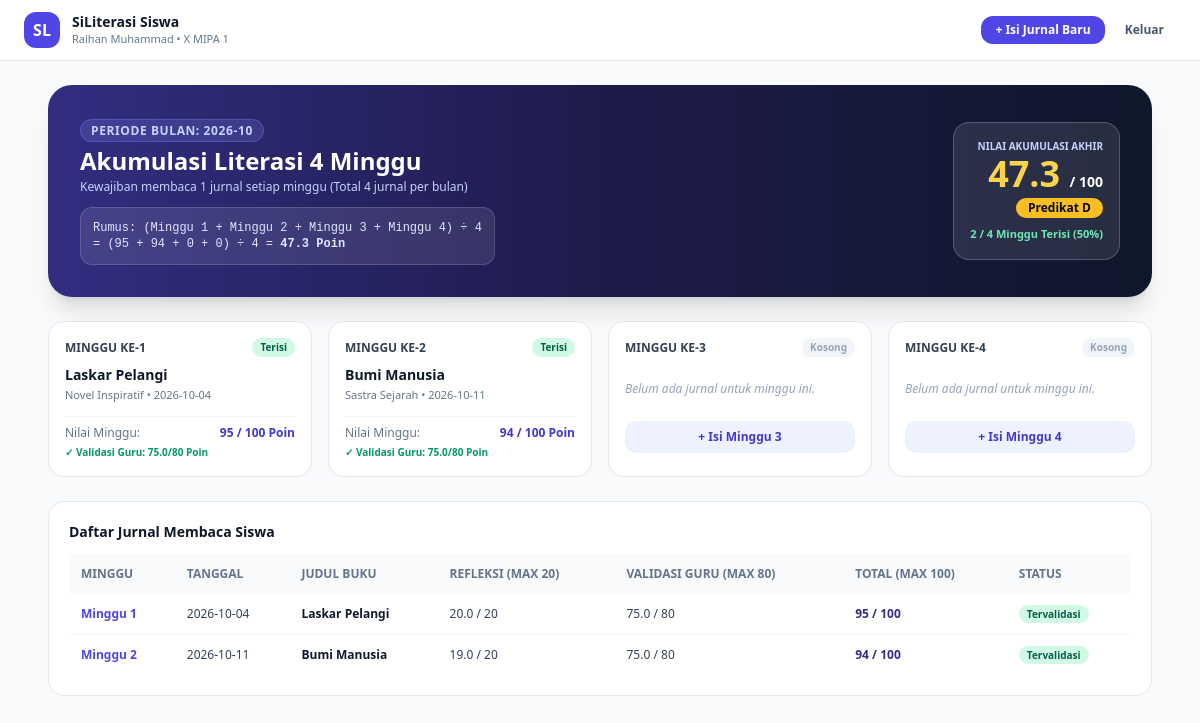
The app's page /siswa/dashboard.php (signed in) with its own data.
### tables this page shows
CREATE TABLE `teacher_validations` (
  `id` VARCHAR(60) NOT NULL,
  `entry_id` VARCHAR(60) NOT NULL UNIQUE,
  `teacher_id` VARCHAR(50) NOT NULL,
  `teacher_name` VARCHAR(150) NOT NULL,
  `teacher_nip` VARCHAR(30) NULL,
  `validation_score` DECIMAL(4,1) NOT NULL COMMENT 'Maksimal 80 poin (Check: 0 <= score <= 80)',
  `feedback_notes` TEXT NOT NULL,
  `status` ENUM('validated', 'needs_revision') NOT NULL DEFAULT 'validated',
  `validated_at` DATETIME NOT NULL,
  `created_at` TIMESTAMP DEFAULT CURRENT_TIMESTAMP,
  PRIMARY KEY (`id`),
  CONSTRAINT `fk_val_entry` FOREIGN KEY (`entry_id`) REFERENCES `literacy_entries` (`id`) ON DELETE CASCADE,
  CONSTRAINT `fk_val_teacher` FOREIGN KEY (`teacher_id`) REFERENCES `users` (`id`) ON DELETE CASCADE,
  CONSTRAINT `chk_validation_score_range` CHECK (`validation_score` >= 0 AND `validation_score` <= 80)
);

CREATE TABLE `literacy_entries` (
  `id` VARCHAR(60) NOT NULL,
  `student_id` VARCHAR(50) NOT NULL,
  `student_name` VARCHAR(150) NOT NULL,
  `student_nisn` VARCHAR(30) NULL,
  `student_kelas` ENUM('10', '11', '12') NOT NULL,
  `student_rombel` VARCHAR(60) NOT NULL,
  `academic_year` VARCHAR(20) NOT NULL DEFAULT '2026/2027',
  `semester` ENUM('Ganjil', 'Genap') NOT NULL DEFAULT 'Ganjil',
  `book_title` VARCHAR(255) NOT NULL,
  `reading_category` VARCHAR(100) NOT NULL,
  `literacy_type` ENUM('Non Mapel', 'Kitab Suci') NOT NULL DEFAULT 'Non Mapel',
  `pages_read` VARCHAR(100) NOT NULL,
  `duration_minutes` INT NOT NULL DEFAULT 15,
  `summary` TEXT NOT NULL,
  `moral_value` TEXT NOT NULL,
  `photo_url` TEXT NULL,
  `date` DATE NOT NULL,
  `week_number` TINYINT NOT NULL COMMENT 'Minggu ke 1-4 dalam bulan kalender',
  `month_key` VARCHAR(7) NOT NULL COMMENT 'Format YYYY-MM contoh: 2026-10',
  `peer_discussion` TINYINT(1) NOT NULL DEFAULT 0,
  `peer_discussion_notes` TEXT NULL,
  `reflection_q1` TINYINT NOT NULL DEFAULT 5 COMMENT 'Skor 1-5 (Pemahaman pesan utama)',
  `reflection_q2` TINYINT NOT NULL DEFAULT 5 COMMENT 'Skor 1-5 (Nilai kebaikan)',
  `reflection_q3` TINYINT NOT NULL DEFAULT 5 COMMENT 'Skor 1-5 (Dorongan perilaku positif)',
  `reflection_q4` TINYINT NOT NULL DEFAULT 5 COMMENT 'Skor 1-5 (Kesadaran diri)',
  `reflection_score` DECIMAL(4,1) NOT NULL DEFAULT 20.0 COMMENT 'Maksimal 20 poin',
  `total_final_score` DECIMAL(5,1) NULL COMMENT 'Maksimal 100 poin (Refleksi + Validasi Guru)',
  `is_late_submission` TINYINT(1) NOT NULL DEFAULT 0,
  `late_reason` VARCHAR(255) NULL,
  `system_input_date` DATETIME DEFAULT CURRENT_TIMESTAMP,
  `created_at` TIMESTAMP DEFAULT CURRENT_TIMESTAMP,
  PRIMARY KEY (`id`),
  CONSTRAINT `fk_entries_student` FOREIGN KEY (`student_id`) REFERENCES `users` (`id`) ON DELETE CASCADE,
  INDEX `idx_entries_student_month_week` (`student_id`, `month_key`, `week_number`),
  INDEX `idx_entries_rombel` (`student_rombel`),
  INDEX `idx_entries_date` (`date`)
);

### auth/session_check.php (called while the page is built, shortened)
<?php
function getCurrentUser() {
    return $_SESSION['user'] ?? null;
}
?>

### config/database.php (called while the page is built, shortened)
<?php
function getPredicateFromScore($score) {
    return 'D';
}
?>

### siswa/dashboard.php (the view, shortened to what this page needs)
<?php
require_once __DIR__ . '/../auth/session_check.php';
require_once __DIR__ . '/../config/database.php';
$currentUser = getCurrentUser();
$pdo = getDBConnection();
$now = new DateTime();
$currentMonthKey = $now->format('Y-m');
$selectedMonth = $_GET['month'] ?? $currentMonthKey;
$stmt = $pdo->prepare("
    SELECT e.*, v.validation_score, v.feedback_notes, v.status AS validation_status, v.teacher_name
    FROM literacy_entries e
    LEFT JOIN teacher_validations v ON e.id = v.entry_id
    WHERE e.student_id = :sid AND e.month_key = :mkey
    ORDER BY e.date ASC
");
$stmt->execute(['sid' => $currentUser['id'], 'mkey' => $selectedMonth]);
$entries = $stmt->fetchAll();
$weeks = [1 => null, 2 => null, 3 => null, 4 => null];
foreach ($entries as $e) {
    $w = (int)$e['week_number'];
    if ($w >= 1 && $w <= 4 && !isset($weeks[$w])) {
        $weeks[$w] = $e;
    }
}
$wScores = [1 => 0, 2 => 0, 3 => 0, 4 => 0];
$completedWeeksCount = 0;
foreach ([1, 2, 3, 4] as $w) {
    if (!empty($weeks[$w])) {
        $completedWeeksCount++;
        $self = (float)$weeks[$w]['reflection_score'];
        $val = isset($weeks[$w]['validation_score']) ? (float)$weeks[$w]['validation_score'] : 0;
        $wScores[$w] = min(100, $self + $val);
    }
}
$sum4 = $wScores[1] + $wScores[2] + $wScores[3] + $wScores[4];
$autoAccumulatedScore = round(($sum4 / 4) * 10) / 10;
$predicate = getPredicateFromScore($autoAccumulatedScore);
?>
<!DOCTYPE html>
<html lang="id">
<head>
  <script src="https://cdn.tailwindcss.com"></script>
</head>
<body class="bg-slate-50 min-h-screen text-slate-800">
  <nav class="bg-white border-b border-slate-200 px-4 py-3 sticky top-0 z-30 shadow-xs">
    <div class="max-w-6xl mx-auto flex items-center justify-between">
      <div class="flex items-center gap-3">
        <span class="w-9 h-9 rounded-xl bg-indigo-600 text-white font-black flex items-center justify-center">SL</span>
        <div>
          <h1 class="font-extrabold text-sm text-slate-900 leading-tight">SiLiterasi Siswa</h1>
          <p class="text-[11px] text-slate-500"><?= htmlspecialchars($currentUser['name']) ?> &bull; <?= htmlspecialchars($currentUser['rombel']) ?></p>
        </div>
      </div>
      <div class="flex items-center gap-2">
        <a href="tambah_jurnal.php" class="px-3.5 py-1.5 rounded-xl text-xs font-bold bg-indigo-600 hover:bg-indigo-700 text-white shadow-xs transition">
          + Isi Jurnal Baru
        </a>
        <a href="../auth/logout.php" class="px-3 py-1.5 rounded-xl text-xs font-semibold text-slate-600 hover:bg-slate-100 transition">
          Keluar
        </a>
      </div>
    </div>
  </nav>
  <div class="max-w-6xl mx-auto p-4 sm:p-6 space-y-6">
    <div class="bg-gradient-to-r from-indigo-900 via-indigo-950 to-slate-900 text-white rounded-3xl p-6 sm:p-8 shadow-xl">
      <div class="flex flex-col md:flex-row md:items-center justify-between gap-4">
        <div>
          <span class="px-2.5 py-0.5 rounded-full text-xs font-bold bg-indigo-400/20 text-indigo-200 border border-indigo-400/30 uppercase tracking-wider">
            Periode Bulan: <?= htmlspecialchars($selectedMonth) ?>
          </span>
          <h2 class="text-2xl font-black text-white mt-1">Akumulasi Literasi 4 Minggu</h2>
          <p class="text-xs text-indigo-200 mt-0.5">Kewajiban membaca 1 jurnal setiap minggu (Total 4 jurnal per bulan)</p>
          <div class="mt-3 bg-white/10 p-3 rounded-xl border border-white/15 text-xs text-indigo-100 font-mono">
            Rumus: (Minggu 1 + Minggu 2 + Minggu 3 + Minggu 4) ÷ 4<br>
            = (<?= $wScores[1] ?> + <?= $wScores[2] ?> + <?= $wScores[3] ?> + <?= $wScores[4] ?>) ÷ 4 = <strong><?= $autoAccumulatedScore ?> Poin</strong>
          </div>
        </div>
        <div class="bg-white/10 backdrop-blur-xs p-4 rounded-2xl border border-white/20 text-center md:text-right shrink-0">
          <span class="text-[10px] uppercase font-bold text-indigo-200 block">Nilai Akumulasi Akhir</span>
          <div class="text-4xl font-black text-amber-300"><?= $autoAccumulatedScore ?> <span class="text-sm font-semibold text-white">/ 100</span></div>
          <span class="inline-block mt-1 px-3 py-0.5 rounded-full text-xs font-black bg-amber-400 text-slate-950">
            Predikat <?= $predicate ?>
          </span>
          <div class="text-[11px] text-emerald-300 mt-2 font-bold">
            <?= $completedWeeksCount ?> / 4 Minggu Terisi (<?= $completedWeeksCount * 25 ?>%)
          </div>
        </div>
      </div>
    </div>
    <div class="grid grid-cols-1 sm:grid-cols-2 lg:grid-cols-4 gap-4">
      <?php foreach ([1, 2, 3, 4] as $w):
        $e = $weeks[$w];
        $isFilled = !empty($e);
      ?>
        <div class="bg-white rounded-2xl border border-slate-200 p-4 shadow-xs flex flex-col justify-between">
          <div>
            <div class="flex items-center justify-between mb-2">
              <span class="font-black text-xs text-slate-700 uppercase">Minggu ke-<?= $w ?></span>
              <span class="px-2 py-0.5 rounded-full text-[10px] font-bold <?= $isFilled ? 'bg-emerald-100 text-emerald-800' : 'bg-slate-100 text-slate-400' ?>">
                <?= $isFilled ? 'Terisi' : 'Kosong' ?>
              </span>
            </div>
            <?php if ($isFilled): ?>
              <h4 class="font-bold text-sm text-slate-900 truncate"><?= htmlspecialchars($e['book_title']) ?></h4>
              <p class="text-[11px] text-slate-500 mt-0.5"><?= htmlspecialchars($e['reading_category']) ?> &bull; <?= $e['date'] ?></p>
              <div class="mt-3 pt-2 border-t border-slate-100 text-xs flex items-center justify-between">
                <span class="text-slate-500">Nilai Minggu:</span>
                <span class="font-black text-indigo-700"><?= $wScores[$w] ?> / 100 Poin</span>
              </div>
              <?php if (!empty($e['validation_score'])): ?>
                <div class="text-[10px] text-emerald-600 mt-1 font-semibold">
                  ✓ Validasi Guru: <?= $e['validation_score'] ?>/80 Poin
                </div>
              <?php else: ?>
                <div class="text-[10px] text-amber-600 mt-1 font-semibold">
                  ⏳ Menunggu validasi guru
                </div>
              <?php endif; ?>
            <?php else: ?>
              <p class="text-xs text-slate-400 italic py-4">Belum ada jurnal untuk minggu ini.</p>
              <a href="tambah_jurnal.php?week=<?= $w ?>" class="mt-2 block text-center py-2 rounded-xl text-xs font-bold bg-indigo-50 hover:bg-indigo-100 text-indigo-700 transition">
                + Isi Minggu <?= $w ?>
              </a>
            <?php endif; ?>
          </div>
        </div>
      <?php endforeach; ?>
    </div>
    <div class="bg-white rounded-2xl border border-slate-200 p-5 shadow-xs">
      <h3 class="font-black text-sm text-slate-900 mb-3">Daftar Jurnal Membaca Siswa</h3>
      <?php if (empty($entries)): ?>
        <p class="text-xs text-slate-400 py-6 text-center">Belum ada pengiriman jurnal membaca untuk bulan ini.</p>
      <?php else: ?>
        <div class="overflow-x-auto">
          <table class="w-full text-left text-xs">
            <thead class="bg-slate-50 text-slate-500 font-bold uppercase">
              <tr>
                <th class="p-3">Minggu</th>
                <th class="p-3">Tanggal</th>
                <th class="p-3">Judul Buku</th>
                <th class="p-3">Refleksi (Max 20)</th>
                <th class="p-3">Validasi Guru (Max 80)</th>
                <th class="p-3">Total (Max 100)</th>
                <th class="p-3">Status</th>
              </tr>
            </thead>
            <tbody class="divide-y divide-slate-100 text-slate-700 font-medium">
              <?php foreach ($entries as $e):
                $valScore = $e['validation_score'] ?? null;
                $tot = min(100, (float)$e['reflection_score'] + (float)($valScore ?? 0));
              ?>
                <tr class="hover:bg-slate-50">
                  <td class="p-3 font-bold text-indigo-600">Minggu <?= $e['week_number'] ?></td>
                  <td class="p-3"><?= $e['date'] ?></td>
                  <td class="p-3 font-bold text-slate-900"><?= htmlspecialchars($e['book_title']) ?></td>
                  <td class="p-3"><?= $e['reflection_score'] ?> / 20</td>
                  <td class="p-3"><?= $valScore !== null ? $valScore . ' / 80' : '-' ?></td>
                  <td class="p-3 font-black text-indigo-900"><?= $valScore !== null ? $tot . ' / 100' : $e['reflection_score'] ?></td>
                  <td class="p-3">
                    <?php if ($valScore !== null): ?>
                      <span class="px-2 py-0.5 rounded-full text-[10px] font-bold bg-emerald-100 text-emerald-800">Tervalidasi</span>
                    <?php else: ?>
                      <span class="px-2 py-0.5 rounded-full text-[10px] font-bold bg-amber-100 text-amber-800">Menunggu</span>
                    <?php endif; ?>
                  </td>
                </tr>
              <?php endforeach; ?>
            </tbody>
          </table>
        </div>
      <?php endif; ?>
    </div>
  </div>
</body>
</html>

### records on screen
teacher_validations: w "1", shows "Terisi", entry.book_title "Laskar Pelangi", entry.reading_category "Novel Inspiratif", entry.date "2026-10-04", w "95", validation_score "75.0", entry.week_number "1", entry.reflection_score "20.0", tot "95", shows "Tervalidasi"
teacher_validations: w "2", shows "Terisi", entry.book_title "Bumi Manusia", entry.reading_category "Sastra Sejarah", entry.date "2026-10-11", w "94", validation_score "75.0", entry.week_number "2", entry.reflection_score "19.0", tot "94", shows "Tervalidasi"

### other values on screen
$currentUser['name'] "Raihan Muhammad"
$currentUser['rombel'] "X MIPA 1"
$wScores[1] "95"
$wScores[2] "94"
$wScores[3] "0"
$wScores[4] "0"
$autoAccumulatedScore "47.3"
$predicate "D"
$completedWeeksCount "2"
$completedWeeksCount * 25 "50"
$w "3"
$w "4"
